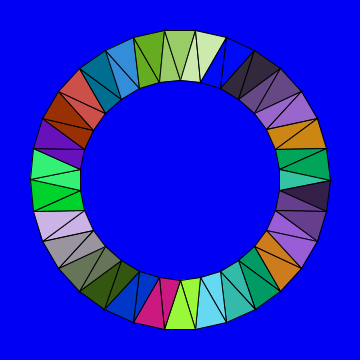
Frame 1 (no input)
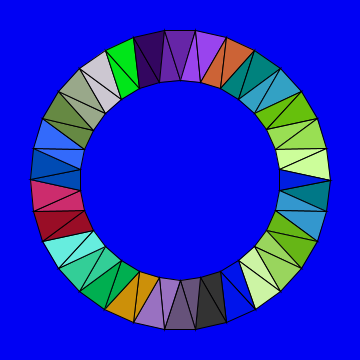
Frame 60 (the mouse pressed at the canvas centre just before this capture)
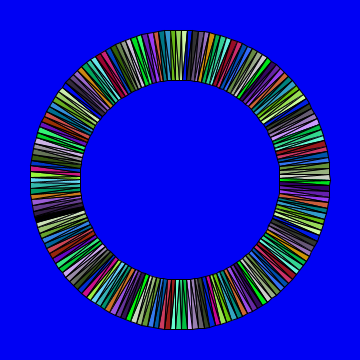
Frame 120 (the mouse held since frame 60 and released just before this capture)

The Processing sketch that drew these frames (run headless with seeded random() and noise(); from frame 60 on, the mouse is pressed at the canvas centre):

// Processing sketch: processing_152969
// ── processing_152969.pde

/**
 * Triangle Strip 
 * by Ira Greenberg. 
 * 
 * Generate a closed ring using the vertex() function and 
 * beginShape(TRIANGLE_STRIP) mode. The outsideRadius and insideRadius 
 * variables control ring's radii respectively.
 */

int x;
int y;
float outsideRadius = 150;
float insideRadius = 100;
float r, g, b; // color

void setup() {
  size(360, 360);
  background(204);
  x = width/2;
  y = height/2;
  frameRate(10);
}

void updateColor()
{
  r = (r + 51) % 255;
  g = (g + 31) % 255;
  b = (b + 71) % 255;
  fill(color(r, g, b));
}

void draw() {
  
  background(500);
  
  int numPoints = int(map(mouseY, 0, width, 30, 300));
  float angle = 0;
  float angleStep = 180.0/numPoints;
  
  beginShape(TRIANGLE_STRIP); 
  for (int i = 0; i <= numPoints; i++) {
    float px = x + cos(radians(angle)) * outsideRadius;
    float py = y + sin(radians(angle)) * outsideRadius;
    angle += angleStep;
    vertex(px, py);
    px = x + cos(radians(angle)) * insideRadius;
    py = y + sin(radians(angle)) * insideRadius;
    updateColor();
    vertex(px, py); 
    angle += angleStep;
  }
  endShape();
}
